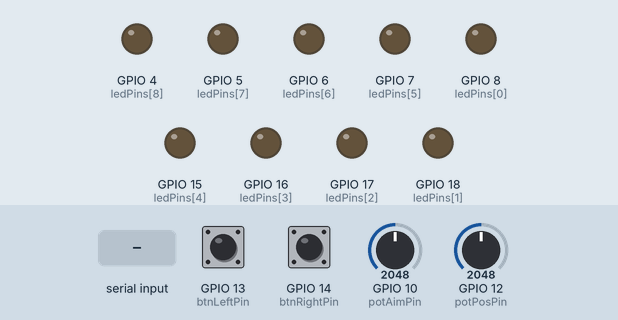
Bench run of a sketch on a simulated ESP32. Shown: output pins drawn as LEDs (lit = HIGH). The test bench sets the inputs (shaded band); at power-on: GPIO 10 (potAimPin) = 2048, GPIO 12 (potPosPin) = 2048, GPIO 13 (btnLeftPin) HIGH, GPIO 14 (btnRightPin) HIGH (analog values on the 0–4095 scale). What the sketch prints to the serial monitor is not drawn.

Above: at 1.2 s.
1.3 s: "90,45\n" received over Serial
At 2.1 s:
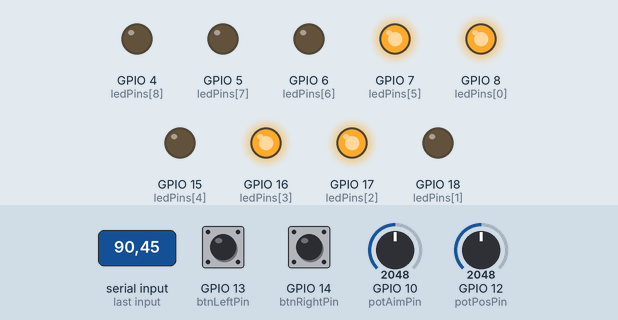
3.8 s: "30,150\n" received over Serial
At 4.2 s:
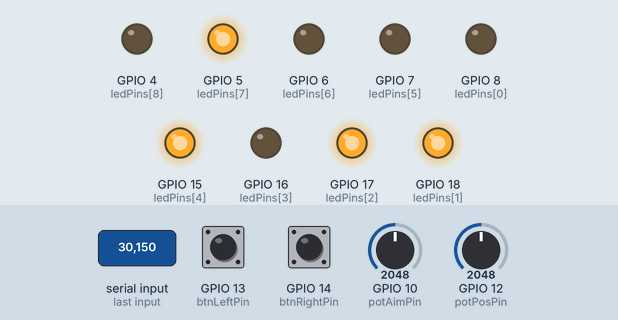
6.3 s: "5\n" received over Serial
At 7.0 s:
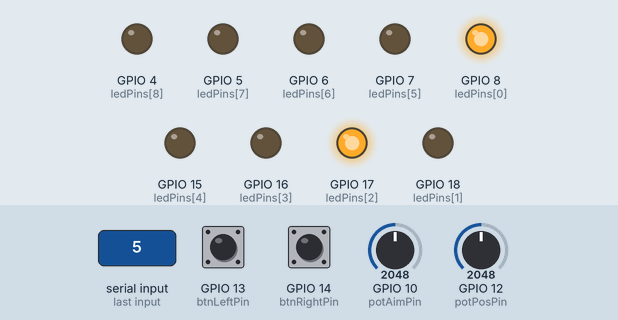
8.8 s: "200\n" received over Serial
At 9.6 s:
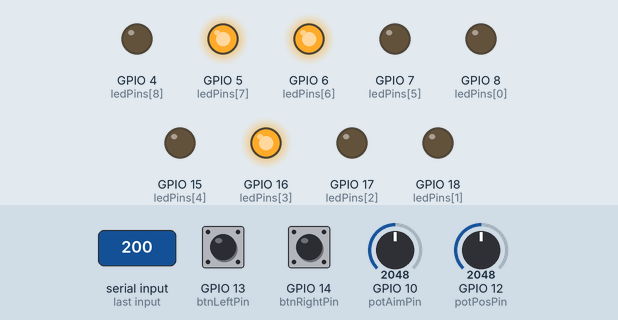
Timing chart, 0 to 11.8 s (numbered marks = the images above; inputs shaded):
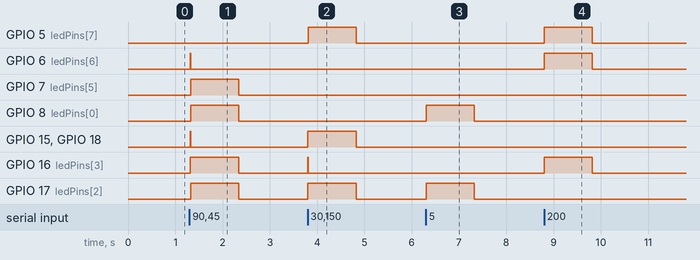

Measured:
- after the input at 1.3 s, GPIO 6 (ledPins[6]), GPIO 15 (ledPins[4]), GPIO 18 (ledPins[1]): LOW → HIGH at once, → LOW 0.01 s later; GPIO 7 (ledPins[5]), GPIO 8 (ledPins[0]), GPIO 16 (ledPins[3]), GPIO 17 (ledPins[2]): LOW → HIGH at once, → LOW 1.0 s later
- after the input at 3.8 s, GPIO 5 (ledPins[7]), GPIO 15 (ledPins[4]), GPIO 17 (ledPins[2]), GPIO 18 (ledPins[1]): LOW → HIGH at once, → LOW 1.0 s later; GPIO 16 (ledPins[3]): LOW → HIGH at once, → LOW 0.01 s later
- after the input at 6.3 s, GPIO 8 (ledPins[0]), GPIO 17 (ledPins[2]): LOW → HIGH at once, → LOW 1.0 s later
- after the input at 8.8 s, GPIO 5 (ledPins[7]), GPIO 6 (ledPins[6]), GPIO 16 (ledPins[3]): LOW → HIGH at once, → LOW 1.0 s later

The sketch:

FinalprojectPresleyArduinoCode.ino
```cpp
/*
  SPACE INVADERS CONTROLLER - ESP32-S3-DevKitC-1
  Controls: 2 buttons (left/right), 2 pots (position/aim)
  Auto-fires continuously, aim pot controls bullet direction
  Score display: 9 LEDs in binary (max 511)
*/

const int potPosPin = 12;
const int potAimPin = 10;
const int btnLeftPin = 13;
const int btnRightPin = 14;

// 9 LEDs for binary score (bit 8 = pin 4 RED, bit 7 = pin 5 YELLOW)
const int ledPins[] = {8, 18, 17, 16, 15, 7, 6, 5, 4};

int score = 0;
unsigned long lastTime = 0;

void setup() {
  Serial.begin(9600);
  analogReadResolution(8);
  analogSetAttenuation(ADC_11db);

  pinMode(btnLeftPin, INPUT_PULLUP);
  pinMode(btnRightPin, INPUT_PULLUP);

  for (int i = 0; i < 9; i++) {
    pinMode(ledPins[i], OUTPUT);
  }
}

void loop() {
  unsigned long currentTime = millis();

  if (currentTime - lastTime >= 10) {
    lastTime = currentTime;

    int potPos = analogRead(potPosPin);
    int potAim = analogRead(potAimPin);
    int btnLeft = !digitalRead(btnLeftPin);
    int btnRight = !digitalRead(btnRightPin);

    // send: position,aim,left,right
    Serial.print(potPos);
    Serial.print(",");
    Serial.print(potAim);
    Serial.print(",");
    Serial.print(btnLeft);
    Serial.print(",");
    Serial.println(btnRight);
  }

  if (Serial.available() > 0) {
    score = Serial.parseInt();
    if (score > 511) score = 511;
  }

  updateLEDs();
}

void updateLEDs() {
  for (int i = 0; i < 9; i++) {
    digitalWrite(ledPins[i], (score >> i) & 1);
  }
}
```
